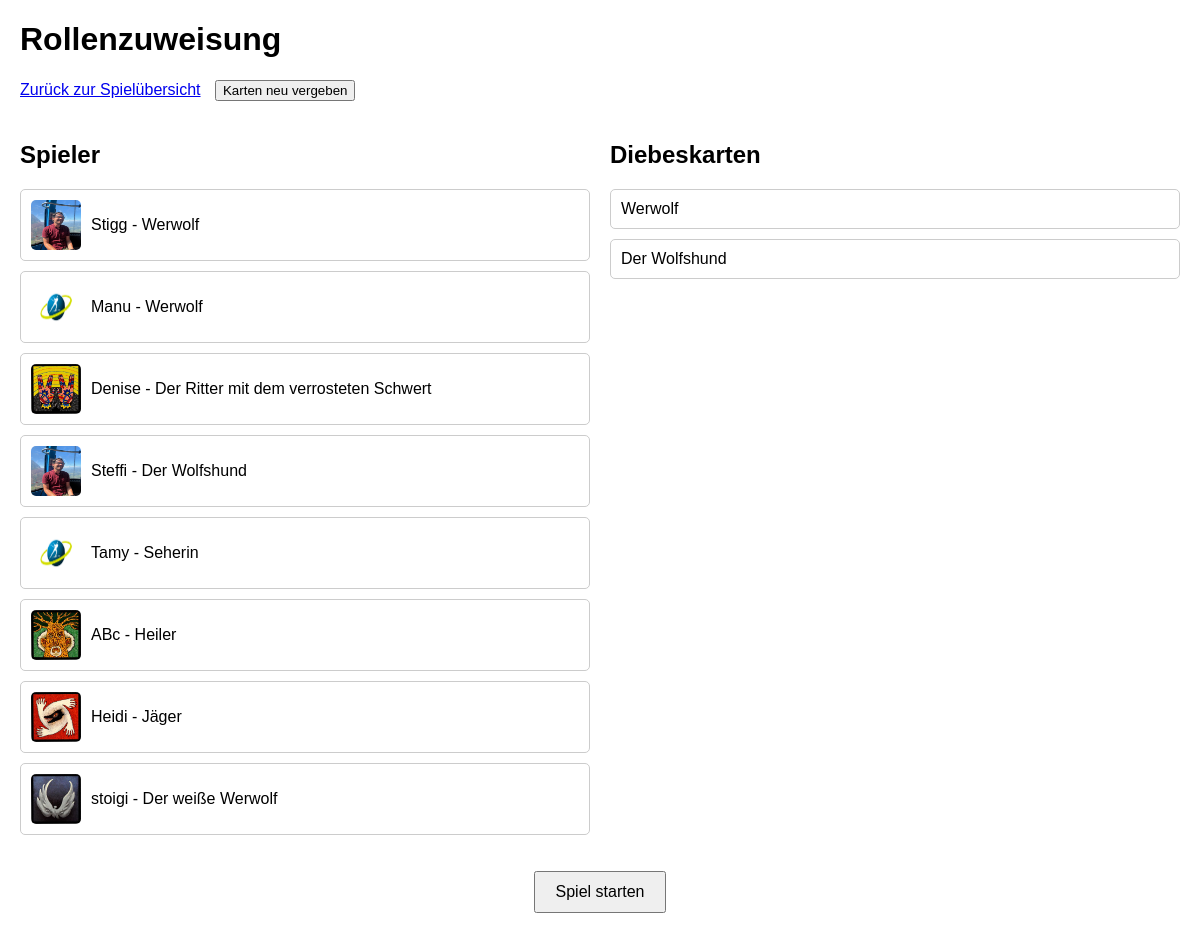
/game, run on an earlier commit of the app's database.
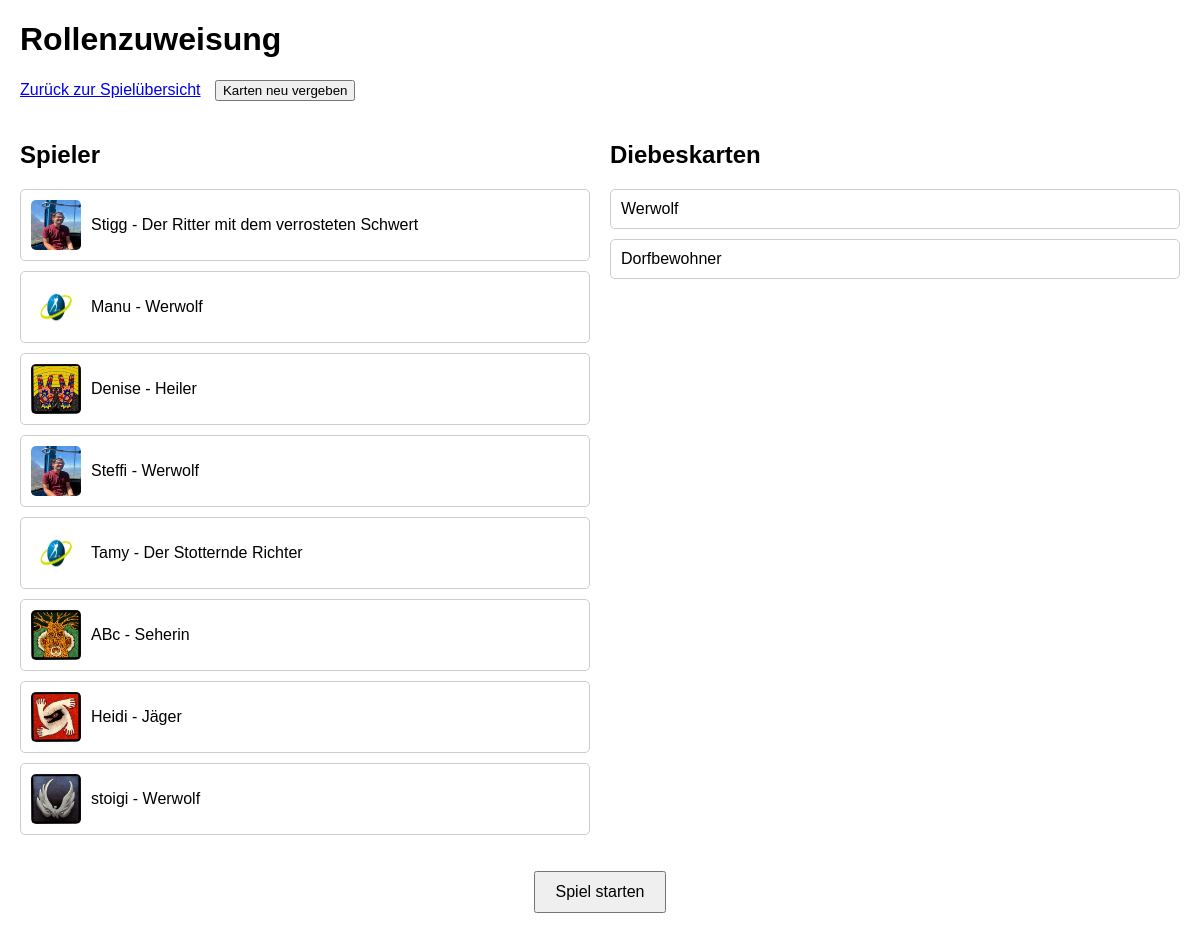
And on a later commit of the database.
### tables this page shows
CREATE TABLE "players" (
	"id"	INTEGER,
	"name"	TEXT NOT NULL UNIQUE,
	"image"	TEXT,
	"role"	TEXT,
	"status"	TEXT,
	PRIMARY KEY("id" AUTOINCREMENT)
);

CREATE TABLE thief_cards (
                id INTEGER PRIMARY KEY AUTOINCREMENT,
                role_name TEXT NOT NULL
            );

### app.py (the view)
@app.route('/game', methods=['GET'])
def game():
    try:
        with get_db_connection() as conn:
            players = conn.execute("SELECT name, image, role FROM players").fetchall()
            dieb_exists = conn.execute(
                "SELECT 1 FROM game_roles WHERE role_name = 'Dieb' LIMIT 1"
            ).fetchone() is not None
            thief_cards = []
            if dieb_exists:
                thief_cards = conn.execute("SELECT role_name FROM thief_cards").fetchall()
        return render_template(
            'game.html',
            players=[{"name": p["name"], "image": p["image"], "role": p["role"]} for p in players],
            thief_cards=[{"role_name": t["role_name"]} for t in thief_cards] if dieb_exists else None
        )
    except Exception as e:
        print(f"Fehler in der /game-Route: {e}")
        return "Ein Fehler ist aufgetreten.", 500

### app.py (called while the page is built)
def get_db_connection():
    conn = sqlite3.connect("players.db")
    conn.row_factory = sqlite3.Row  # Ermöglicht den Zugriff auf Spaltennamen
    return conn

### templates/game.html (shortened to what this page needs)
<!DOCTYPE html>
<html lang="en">
<head>
</head>
<body>
    <h1>Rollenzuweisung</h1>
    <div class="buttons">
        <a href="{{ url_for('gameoverview') }}">Zurück zur Spielübersicht</a>
        <button onclick="assignRoles()">Karten neu vergeben</button>
    </div>
    <div class="container">
        <div class="player">
            <h2>Spieler</h2>
            <ul>
                {% for player in players %}
                <li>
                    <img src="{{ player.image }}" alt="{{ player.name }}">
                    <span>{{ player.name }} - {{ player.role or "Keine Rolle" }}</span>
                </li>
                {% endfor %}
            </ul>
        </div>
        {% if thief_cards %}
        <div class="thief-cards">
            <h2>Diebeskarten</h2>
            <ul>
                {% for card in thief_cards %}
                <li>{{ card.role_name }}</li>
                {% endfor %}
            </ul>
        </div>
        {% endif %}
    </div>
</body>
</html>
<div style="text-align: center; margin-top: 20px;">
    <button onclick="startGame()" class="btn btn-primary" style="padding: 10px 20px; font-size: 16px;">Spiel starten</button>
</div>

### templates/game.html (style rules this page uses)
body { font-family: Arial, sans-serif; margin: 20px; }
.container { display: flex; justify-content: space-between; gap: 20px; }
.player, .thief-cards { flex: 1; }
ul { list-style: none; padding: 0; }
li { margin: 10px 0; padding: 10px; border: 1px solid #ccc; border-radius: 5px; display: flex; align-items: center; gap: 10px; }
img { width: 50px; height: 50px; border-radius: 5px; }
.buttons { margin-bottom: 20px; }
.buttons button, .buttons a { margin-right: 10px; }

What changed in the data, as far as the page shows it:
removed thief_cards: role_name "Der Wolfshund"
changed players "Stigg": role "Werwolf" → "Der Ritter mit dem verrosteten Schwert"
changed players "Denise": role "Der Ritter mit dem verrosteten Schwert" → "Heiler"
changed players "Steffi": role "Der Wolfshund" → "Werwolf"
changed players "Tamy": role "Seherin" → "Der Stotternde Richter"
changed players "ABc": role "Heiler" → "Seherin"
changed players "stoigi": role "Der weiße Werwolf" → "Werwolf"
added thief_cards: role_name "Dorfbewohner"
